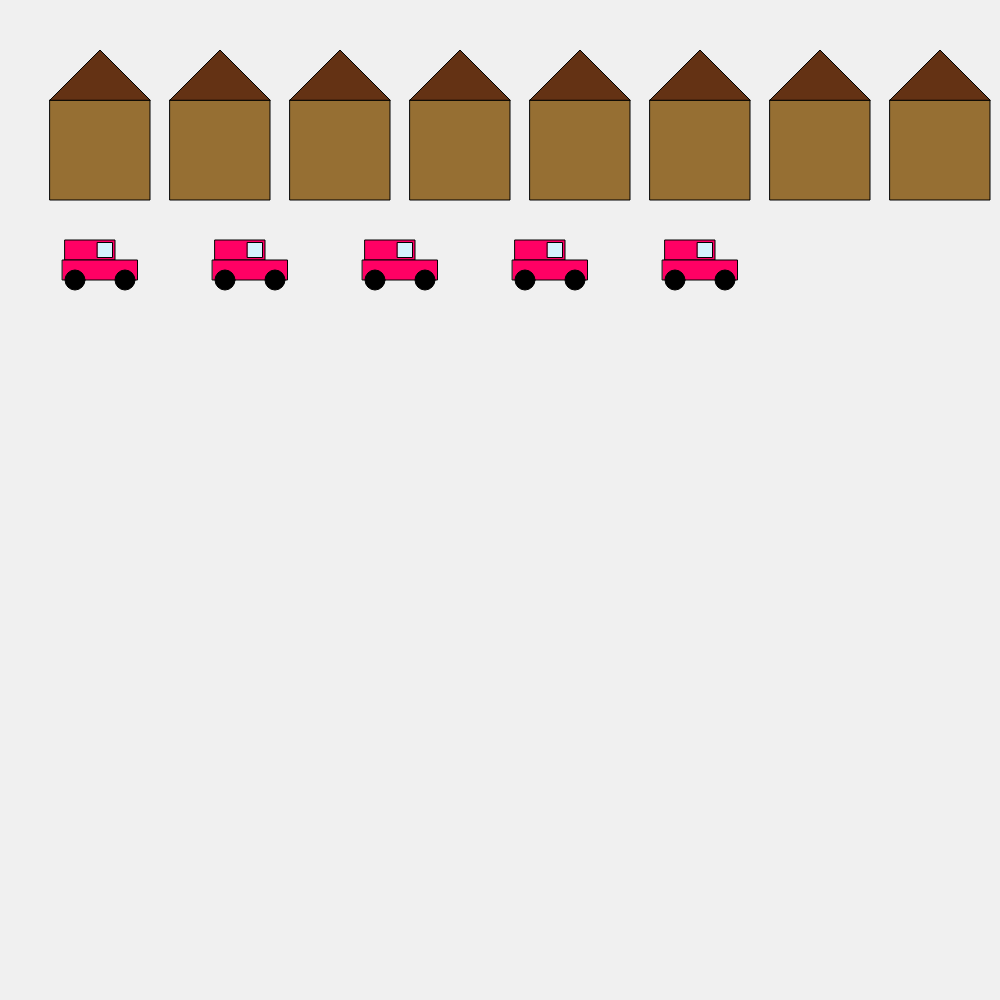
Frame 1 (no input)
Frame 2 (the mouse pressed at the canvas centre, redrawn once): identical to frame 1, image omitted

The p5.js sketch that drew this single still picture (run headless with seeded random() and noise() and a simulated clock; the mouse was pressed at the canvas centre and the sketch redrawn once):

// p5.js sketch
// ── sketch.js
function setup() {
  createCanvas(1000, 1000);
}

function draw() {
  background(240);
  
  // Draw houses near the top
  push();
  translate(0, 50);
  for (let i = 0; i < 8; i++) {
    house();
    translate(120, 0);
  }
  pop();
  
  // Draw cars below the houses
  push();
  translate(0, 200);
  for (let i = 0; i < 5; i++) {
    car();
    translate(150, 0);
  }
  pop();
  
  noLoop();
}

function house() {
  push();
  rectMode(CENTER);
  fill(150, 111, 51);
  rect(100, 100, 100, 100); // House body
  fill(100, 50, 20);
  triangle(50, 50, 100, 0, 150, 50); // Roof
  pop();
}

function car() {
  push();
  rectMode(CENTER);
  fill(255, 0, 100);
  rect(90, 50, 50, 20);
  rect(100, 70, 75, 20);
  fill(212, 242, 252);
  rect(105, 50, 15, 15);
  fill(0);
  ellipse(75, 80, 20, 20);
  ellipse(125, 80, 20, 20);
  pop();
}
